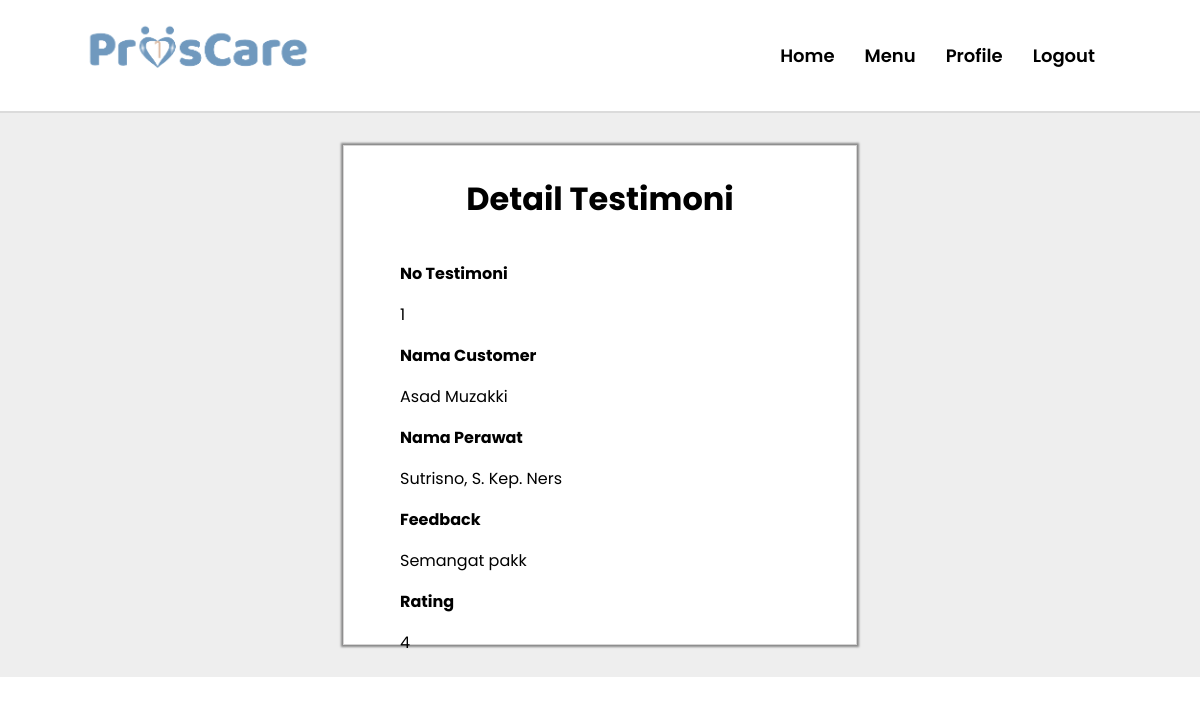
The page /admin/testimoni/detail_testimoni.php?id=1 (signed in) on the database its author committed.
### tables this page shows
CREATE TABLE `testimoni` (
  `no` int(255) NOT NULL,
  `rating` int(255) NOT NULL,
  `feedback` text DEFAULT NULL,
  `id_perawat` int(255) NOT NULL,
  `id_customer` int(255) NOT NULL
);

CREATE TABLE `customer` (
  `id` int(255) NOT NULL,
  `nama` varchar(360) DEFAULT NULL,
  `username` varchar(360) NOT NULL,
  `password` varchar(15) NOT NULL,
  `email` varchar(360) NOT NULL,
  `no_telp` varchar(20) DEFAULT NULL,
  `photo` varchar(360) DEFAULT NULL,
  `id_admin` int(255) NOT NULL
);

CREATE TABLE `perawat` (
  `id` int(255) NOT NULL,
  `nama` varchar(360) DEFAULT NULL,
  `username` varchar(360) NOT NULL,
  `password` varchar(15) NOT NULL,
  `email` varchar(360) NOT NULL,
  `no_telp` varchar(360) DEFAULT NULL,
  `photo` varchar(360) DEFAULT NULL,
  `cv` varchar(360) DEFAULT NULL,
  `id_admin` int(255) NOT NULL
);

### loginProscare/koneksi.php (called while the page is built, shortened)
<?php
$koneksi = mysqli_connect("localhost", "root", "", "proscare");
function query($query)
{
   global $koneksi;
   $result = mysqli_query($koneksi, $query);
   $rows = [];
   while ($row = mysqli_fetch_assoc($result)) {
      $rows[] = $row;
   }
   return $rows;
}
?>

### admin/testimoni/detail_testimoni.php (the view, shortened to what this page needs)
<?php
require "../../loginProscare/koneksi.php";
$id = $_GET['id'];
$testimoni = query("SELECT * FROM testimoni JOIN customer ON testimoni.id_customer = customer.id WHERE testimoni.no = $id")[0];
$perawat = query("SELECT * FROM testimoni JOIN perawat ON testimoni.id_perawat = perawat.id WHERE testimoni.no = $id")[0];
?>
<!DOCTYPE html>
<html lang="en">
<head>
    <link rel="stylesheet" href="detail.css">
</head>
<body>
    <div class="navbar">
        <a href="home.html"><img src="../assets/Menu/logo.png" alt="" style="height: 60px;"></a>
        <ul class="nav">
            <li><a href="../../customer/Homepage.php"> Home </a></li>
            <li><a href="../../admin/home/menuadmin.php"> Menu </a></li>
            <li><a href="../../Profile/profileAdmin.php"> Profile </a></li>
            <li><a href="../../loginProscare/logout.php"> Logout </a></li>
        </ul>
    </div>
    <div class="content">
        <div class="card">
            <h1>Detail Testimoni</h1>
            <div class="container">
                <div class="details">
                    <p style="font-weight: bold;">No Testimoni</p>
                    <p><?= $testimoni['no'] ?></p>
                    <p style="font-weight: bold;">Nama Customer</p>
                    <p><?= $testimoni['nama'] ?></p>
                    <p style="font-weight: bold;">Nama Perawat</p>
                    <p><?= $perawat['nama'] ?></p>
                    <p style="font-weight: bold;">Feedback</p>
                    <p><?= $testimoni['feedback'] ?></p>
                    <p style="font-weight: bold;">Rating</p>
                    <p><?= $testimoni['rating'] ?></p>
                </div>
            </div>
        </div>
    </div>
</body>
</html>

### admin/testimoni/detail.css (style rules this page uses)
body { margin: 0; padding: 0; font-family: "Poppins", serif; }
.navbar { position: relative; display: flex; padding: 20px 80px; justify-content: space-between; align-items: center; border-bottom: 2px solid #dbdbdb; }
.navbar ul { display: flex; float: left; list-style: none; padding: 6px 10px; }
.navbar ul li { padding: 0px 15px; }
.navbar a { font-size: large; font-weight: 520; color: black; text-decoration: none; }
.content { padding: 32px 0px; height: 500px; display: flex; justify-content: center; background-color: #eeeeee; }
.card { display: flex; flex-direction: column; width: 40%; padding: 8px 16px; align-items: center; background-color: white; border: 0.5px solid rgb(214, 213, 213); box-shadow: 0px 0px 2px 2px rgba(34, 34, 34, 0.5); }
.card .details { justify-content: left; margin-left: -200px; }

### rows shown on the page
testimoni: no "1", id_customer.nama "Asad Muzakki", id_perawat.nama "Sutrisno, S. Kep. Ners", feedback "Semangat pakk", rating "4"
